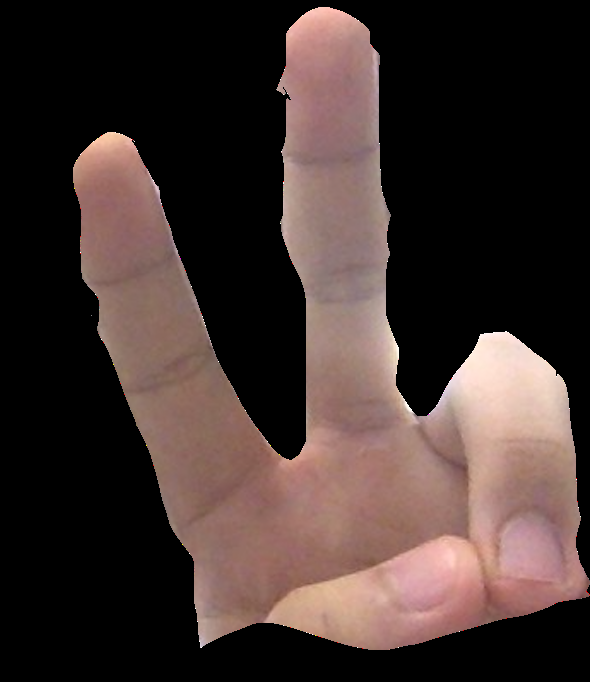
#> input picture hw2/img/gesture_scissor.png, 590 x 682 px, found by its file name
$ python test_template_match_plus_skin.py   (older library calls are emulated)
#> lines starting #> are read from the running program, lines starting #| are printed output that depends on the picture; after the words box and inside, x2 and y2 are one past the last pixel; in counts of white or black regions, pixels touching at a corner belong together
'''
1. Add more template_scissor. Optimize detection - Alex
2. Skin Detection - Alex
3. Background subtraction - Shawn
4. multi-scale template_scissor matching - Shawn
5. Experiment template_scissor matching algorithm

'''
import cv2
import numpy as np

scale_percents = [0.4, 0.2, 0.1, 0.05]
frame_resize = 4
sel_r, sel_g, sel_b = None, None, None

cap = cv2.VideoCapture(0)
cv2.namedWindow("frame")

thres_val = 0.0001

def click_callback(event, x, y, flags, param):
	global sel_r, sel_g, sel_b

	if event == cv2.EVENT_LBUTTONUP:
		click_coord = (x,y)
		[sel_r, sel_g, sel_b] = orig_frame[y][x]
		print(click_coord)
		print(frame.shape)

def nothing(x):
	pass

cv2.setMouseCallback("frame", click_callback)
cv2.createTrackbar("thres_r", "frame",0,255, nothing) 	# 11
cv2.createTrackbar("thres_g", "frame",0,255, nothing)	# 190
cv2.createTrackbar("thres_b", "frame",0,255, nothing)	# 48

def get_smaller_frame(frame, frame_l1, scale_percent):
    dimen = (int(frame.shape[1] * scale_percent), int(frame.shape[0] * scale_percent))
    frame_img = cv2.resize(frame, dimen)

    print("frame_img", (frame_img.shape[0], frame_img.shape[1]), "entire_img shape", frame_l1.shape)

    entire_frame = np.zeros(frame_l1.shape, dtype='uint8')
    entire_frame[0:frame_img.shape[0], 0:frame_img.shape[1]] = frame_img
    return entire_frame

# methods = ['cv2.TM_CCOEFF', 'cv2.TM_CCOEFF_NORMED', 'cv2.TM_CCORR',
#             'cv2.TM_CCORR_NORMED', 'cv2.TM_SQDIFF', 'cv2.TM_SQDIFF_NORMED']

# methods2 = ['cv2.TM_CCOEFF_NORMED', 'cv2.TM_CCORR_NORMED', 'cv2.TM_SQDIFF_NORMED']

if __name__ == "__main__":
	template_scissor = cv2.imread('img/gesture_scissor.png', 0)
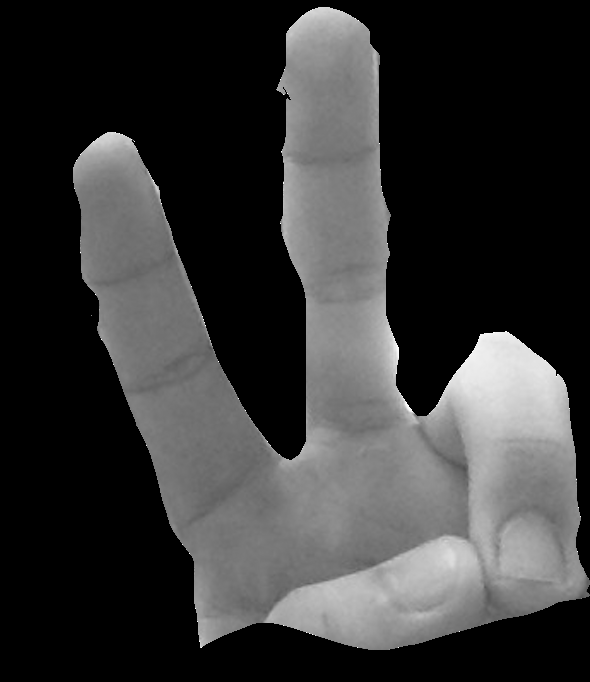
#> template_scissor: shape (682, 590); min 0, max 255, mean 54.6
	template_scissor = cv2.resize(template_scissor, (template_scissor.shape[1]//10, template_scissor.shape[0]//10))
#> template_scissor: shape (68, 59)
	cv2.imshow("template_sccisor", template_scissor)
	# template_scissor = cv2.filter2D(template_scissor,-1,kernel)

	template_point = cv2.imread('img/gesture_point.png', 0)
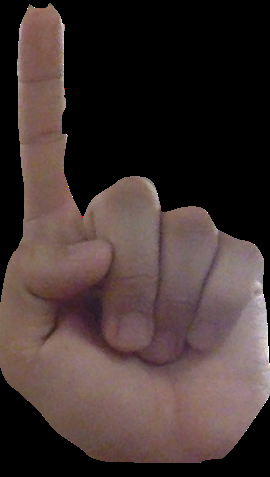
#> input picture hw2/img/gesture_point.png, 270 x 477 px, found by its file name
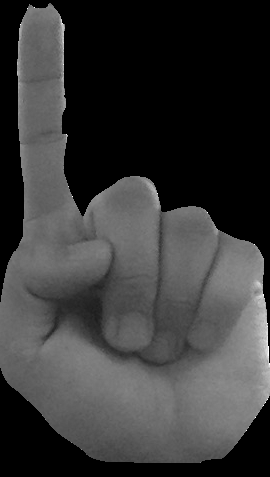
#> template_point: shape (477, 270); min 0, max 255, mean 56.1
	template_point = cv2.resize(template_point, (template_point.shape[1]//10, template_point.shape[0]//10))
#> template_point: shape (47, 27)
	cv2.imshow("template_point", template_point)

	while True:
		ret, frame = cap.read()
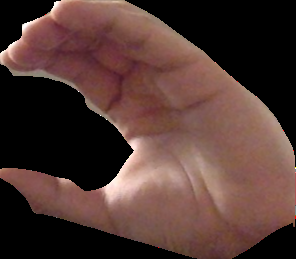
#> input picture hw2/img/gesture_c.png, 296 x 259 px, given in place of the camera
#> frame is the input picture: shape (259, 296, 3); mean B, G, R 51, 56.2, 81.6
		frame = cv2.resize(frame, (frame.shape[1]//frame_resize, frame.shape[0]//frame_resize))
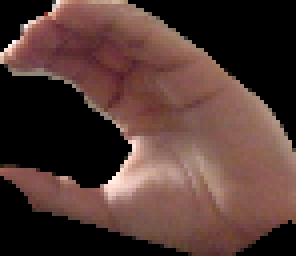
#> frame: shape (64, 74, 3) (shown 4 times larger); mean B, G, R 51.1, 56.3, 81.7
		orig_frame = frame.copy()

		# Skin Color
		thres_r=cv2.getTrackbarPos("thres_r", "frame")
		thres_g=cv2.getTrackbarPos("thres_g", "frame")
		thres_b=cv2.getTrackbarPos("thres_b", "frame")

		if sel_r is not None and sel_g is not None and sel_b is not None:
			# Apply rgb threshold
			lower_range = np.array([sel_r - thres_r, sel_g - thres_g, sel_b - thres_b])
			upper_range = np.array([sel_r + thres_r, sel_g + thres_g, sel_b + thres_b])
			mask = cv2.inRange(frame, lower_range, upper_range);
			frame2 = mask
		else:
			frame2 = cv2.cvtColor(frame, cv2.COLOR_BGR2GRAY)
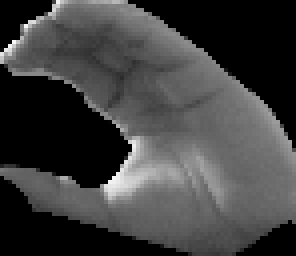
#> frame2: shape (64, 74) (shown 4 times larger); min 0, max 248, mean 63.3

		frame_gs = frame2 #cv2.cvtColor(frame, cv2.COLOR_BGR2GRAY)
		# frame_gs = cv2.resize(frame_gs, (frame_gs.shape[1]//frame_resize, frame_gs.shape[0]//frame_resize))
		cv2.imshow('frame', frame_gs)

		# Match Template
		res_point = cv2.matchTemplate(frame_gs, template_point, cv2.TM_CCOEFF_NORMED)
		res_point = np.abs(res_point)**3
		val, res_point = cv2.threshold(res_point, thres_val, 0, cv2.THRESH_TOZERO)
#> val = 0.0001
		res_point = cv2.normalize(res_point,None,0,255,cv2.NORM_MINMAX,cv2.CV_8U)
		max_loc_p = tuple(np.argwhere(res_point.max() == res_point)[0][::-1])
#> max_loc_p = (45, 4)
		# print('point', max_loc_p)
		# print(min_val, max_val, min_loc, max_loc)
		# print(res_point)
		res_point = cv2.resize(res_point, (res_point.shape[1], res_point.shape[0]))
		cv2.imshow("Point result", res_point)

		cv2.circle(orig_frame, max_loc_p, radius=20, color=(0, 255, 0), thickness=5)
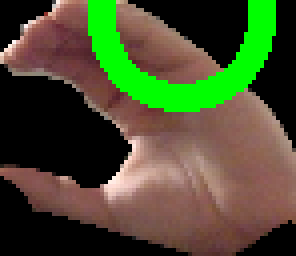
#> orig_frame: shape (64, 74, 3) (shown 4 times larger); 10.71% of pixels changed, all inside (x1, y1, x2, y2) = (22, 0, 69, 28)

		# scissor
#> (the run stopped early here; a loop or call above may not have finished)
